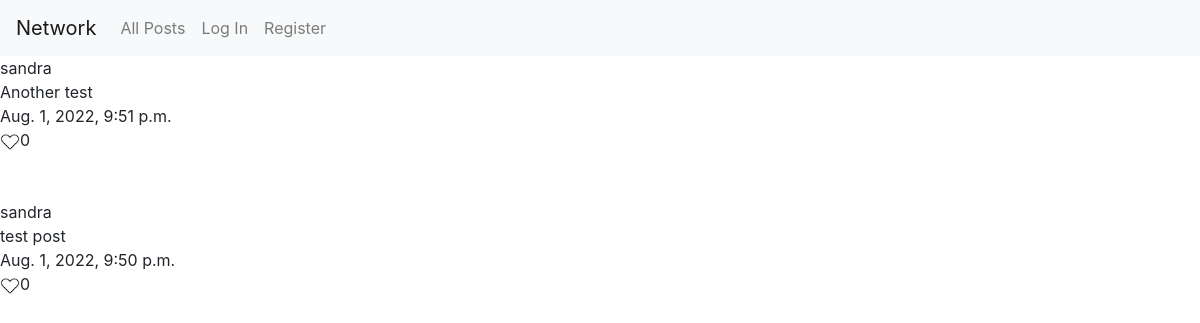
The app's page /, older data.
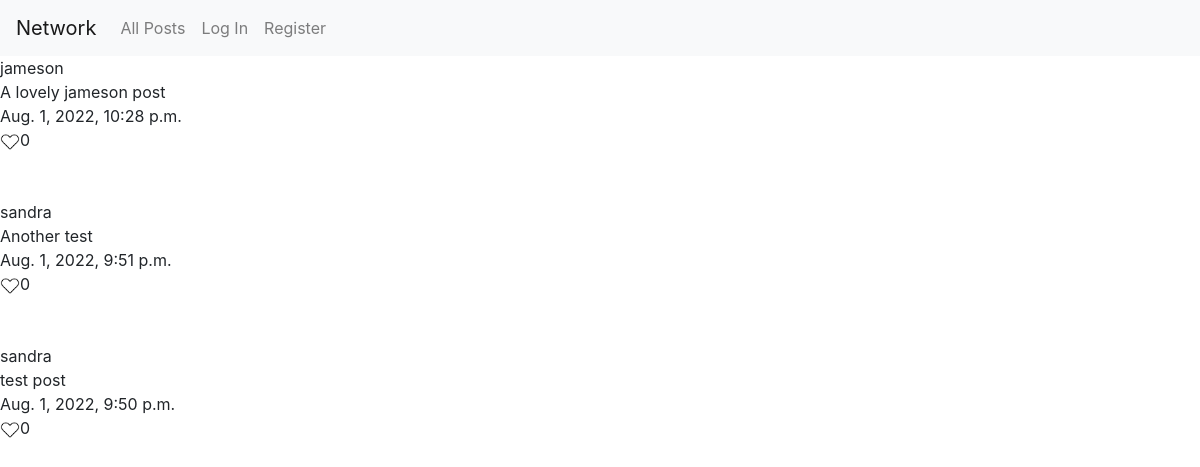
The same page, newer data.
### network/models.py (models this page shows)
class Post(models.Model):
    post = models.CharField(max_length=255, blank=False, editable=True)
    user = models.ForeignKey(User, related_name="posted_by", on_delete=models.CASCADE)
    timestamp = models.DateTimeField(auto_now=True, null=False)

class User(AbstractUser):
    pass

### network/views.py (the view)
# urls.py: path("", views.index, name="index"),
def index(request):
    posts = Post.objects.all().order_by("-timestamp")
    print(f"The user is {request.user}")
    user_likes = None
    if request.user.is_authenticated :
        likes = Like.objects.filter(user=request.user)
        user_likes = [like.post.id for like in likes]
    print(f"The user likes {user_likes}")
    return render(request, "network/index.html",{
        "posts": posts,
        "user_likes": user_likes
    })

### network/templates/network/index.html (shortened to what this page needs)
{% extends "network/layout.html" %}
{% load static %}
{% block body %}
    {% for post in posts %}
        <div>
            {{post.user}}<br/>
            {{post.post}}<br/>
            {{post.timestamp}}<br/>
            {% if not user.is_authenticated or not post.id in user_likes %}
                <img src="{% static 'network/img/translike.png' %}" data-postid="{{post.id}}" width="20px" height="20px" class="btn_like"  /><span class="likes">{{post.likes.count}}</span><br/><br/><br/>
            {% else %}
                <img src="{% static 'network/img/red.png' %}" data-postid="{{post.id}}" width="20px" height="20px" class="btn_like" /><span class="likes">{{post.likes.count}}</span><br/><br/><br/>
            {% endif %}
        </div>
    {% endfor %}
{% endblock %}

### network/templates/network/layout.html (shortened to what this page needs)
{% load static %}
<!DOCTYPE html>
<html lang="en">
    <head>
        <link rel="stylesheet" href="https://stackpath.bootstrapcdn.com/bootstrap/4.4.1/css/bootstrap.min.css">
        <link href="{% static 'network/styles.css' %}" rel="stylesheet">
    </head>
    <body>
        <nav class="navbar navbar-expand-lg navbar-light bg-light">
            <a class="navbar-brand" href="#">Network</a>
            <div>
              <ul class="navbar-nav mr-auto">
                <li class="nav-item">
                  <a class="nav-link" href="{% url 'index' %}">All Posts</a>
                </li>
                {% if user.is_authenticated %}
                    <li class="nav-item">
                        <a class="nav-link" href="#">Following</a>
                    </li>
                    <li class="nav-item">
                        <a class="nav-link" href="{% url 'logout' %}">Log Out</a>
                    </li>
                {% else %}
                    <li class="nav-item">
                        <a class="nav-link" href="{% url 'login' %}">Log In</a>
                    </li>
                    <li class="nav-item">
                        <a class="nav-link" href="{% url 'register' %}">Register</a>
                    </li>
                {% endif %}
              </ul>
            </div>
          </nav>
        <div class="body">
            {% block body %}
            {% endblock %}
        </div>
    </body>
</html>

Row changes from the older to the newer data that the page shows:
added Post: user "jameson", post "A lovely jameson post", timestamp "Aug. 1, 2022, 10:28 p.m.", likes.count "0"
